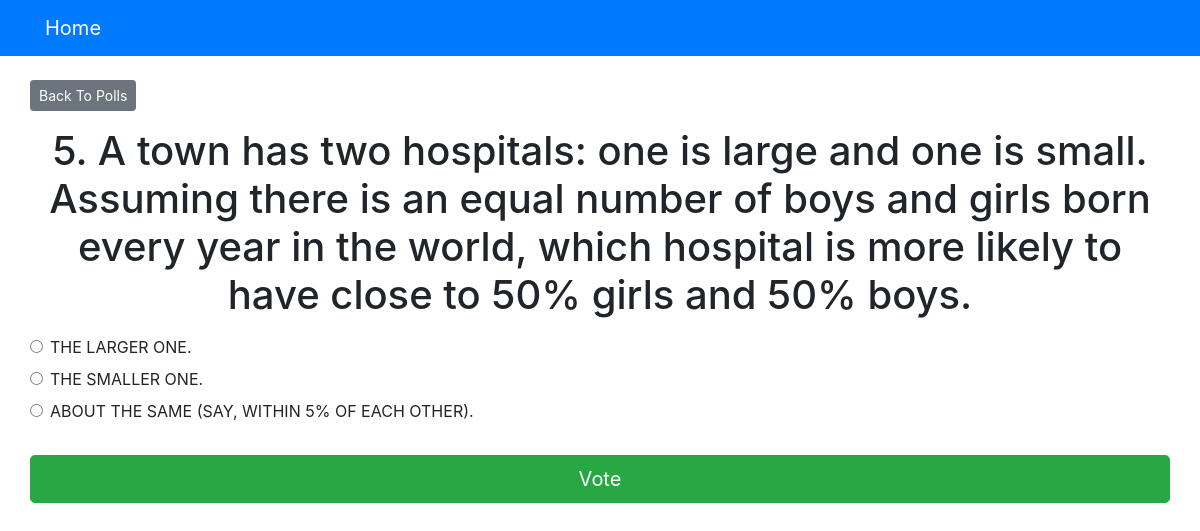
The app's page /polls/5/ with its own data.
### polls/models.py (models this page shows, shortened)
class Question(models.Model):
    question_text = models.CharField(max_length=4000)
    pub_date = models.DateTimeField('date published', default=None)

class Choice(models.Model):
    question = models.ForeignKey(Question, on_delete=models.CASCADE)
    choice_text = models.CharField(max_length=300)
    votes = models.IntegerField(default=0)

### polls/views.py (the view)
# urls.py: path('<int:question_id>/', views.detail, name ='detail'),
def detail(request, question_id):
    try:
        question = Question.objects.get(pk=question_id)
    except Question.DoesNotExist:
        raise Http404("Question does not exist")
    return render(request, 'polls/detail.html', {'question': question})

### templates/polls/detail.html (shortened to what this page needs)
{% extends 'base.html' %}
{% block content %}
<a class ="btn btn-secondary btn-sm mb-3" href ="{% url 'polls:index' %}">Back To Polls</a>
<h1 class ="text-center mb-3">{{ question.question_text }}</h1>
<form action ="{% url 'polls:vote' question.id %}" method ="post">
    {% for choice in question.choice_set.all %}
    <div class ="form-check">
        <input type ="radio" name ="choice" class ="form-check-input" id ="choice{{ forloop.counter }}"
            value ="{{ choice.id }}" />
        <label for ="choice{{ forloop.counter }}">{{ choice.choice_text }}</label>
    </div>
    {% endfor %}
    <input type ="submit" value ="Vote" class ="btn btn-success btn-lg btn-block mt-4" />
</form>
{% endblock %}

### records on screen
Question: question_text "5. A town has two hospitals: one is large and one is small. Assuming there is an equal number of boys and girls born every year in the world, which hospital is more likely to have close to 50% girls and 50% boys."
Choice: choice_text "THE LARGER ONE."
Choice: choice_text "THE SMALLER ONE."
Choice: choice_text "ABOUT THE SAME (SAY, WITHIN 5% OF EACH OTHER)."
